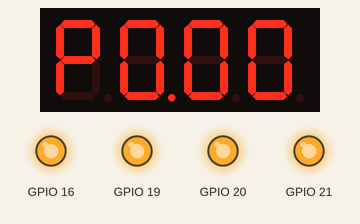
Simulated run of this program. Board: Raspberry Pi (BCM pin numbers). Parts: 4-digit seven-segment display, output pins drawn as LEDs (lit = HIGH). The segment pins are drawn as the display they are named for; pins used as bus, display or sensor lines are not drawn.

Above: at 0.27 s.
At 2.4 s:
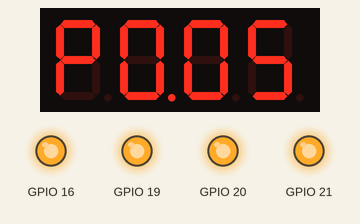
At 4.95 s:
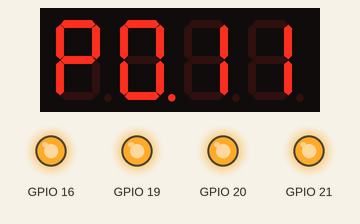
At 7.92 s:
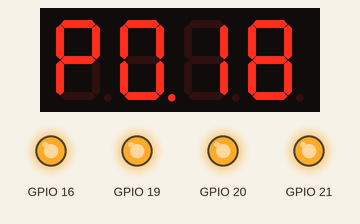
At 13.44 s:
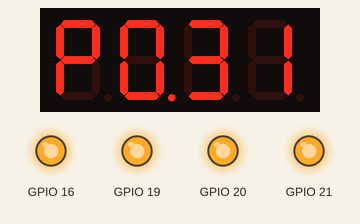
At 21.51 s:
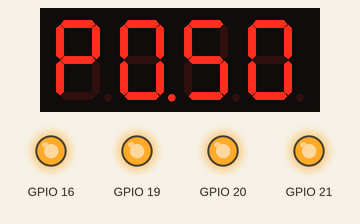

The program:

display_park.py
```python
# GPIO
import time
from time import sleep
from threading import Thread
import RPi.GPIO as GPIO

pinA = 24
pinB = 18
pinC = 5
pinD = 13
pinE = 26
pinF = 23
pinG = 12
pinDP = 6

D1 = 22
D2 = 27
D3 = 17
D4 = 4

D5 = 19
D6 = 21
D7 = 20
D8 = 16

digits2 = (D5, D6, D7, D8)

# code modified, tweaked and tailored from code by bertwert
# on RPi forum thread topic 91796
GPIO.setmode(GPIO.BCM)

# GPIO ports for the 7seg pins
segments = (pinA, pinB, pinC, pinD, pinE, pinF, pinG, pinDP)

for segment in segments:
    GPIO.setup(segment, GPIO.OUT)
    GPIO.output(segment, 0)

# GPIO ports for the digit 0-3 pins
digits1 = (D1, D2, D3, D4)

for digit in digits1:
    GPIO.setup(digit, GPIO.OUT)
    GPIO.output(digit, 1)

# GPIO ports for the digit 0-3 pins
digits2 = (D5, D6, D7, D8)

for digit in digits2:
    GPIO.setup(digit, GPIO.OUT)
    GPIO.output(digit, 1)

displays = (digits1, digits2)

# displayable characters

disChars = {
    '0': (1, 1, 1, 1, 1, 1, 0, 0),  # 0
    '1': (0, 1, 1, 0, 0, 0, 0, 0),  # 1
    '2': (1, 1, 0, 1, 1, 0, 1, 0),  # 2
    '3': (1, 1, 1, 1, 0, 0, 1, 0),  # 3
    '4': (0, 1, 1, 0, 0, 1, 1, 0),  # 4
    '5': (1, 0, 1, 1, 0, 1, 1, 0),  # 5
    '6': (1, 0, 1, 1, 1, 1, 1, 0),  # 6
    '7': (1, 1, 1, 0, 0, 0, 0, 0),  # 7
    '8': (1, 1, 1, 1, 1, 1, 1, 0),  # 8
    '9': (1, 1, 1, 1, 0, 1, 1, 0),  # 9
    'a': (1, 1, 1, 0, 1, 1, 1, 0),  # A/1
    'b': (0, 0, 1, 1, 1, 1, 1, 0),  # b/2
    'c': (0, 0, 0, 1, 1, 0, 1, 0),  # C/3
    'd': (0, 1, 1, 1, 1, 0, 1, 0),  # d/4
    'e': (1, 0, 0, 1, 1, 1, 1, 0),  # E/5
    'f': (1, 0, 0, 0, 1, 1, 1, 0),  # F/6
    'g': (1, 0, 1, 1, 1, 1, 0, 0),  # G/7
    'h': (0, 1, 1, 0, 1, 1, 1, 0),  # H/8
    'i': (0, 1, 1, 0, 0, 0, 0, 0),  # I/9
    'j': (0, 1, 1, 1, 1, 0, 0, 0),  # J/10
    'l': (0, 0, 0, 1, 1, 1, 0, 0),  # L/11
    'n': (0, 0, 1, 0, 1, 0, 1, 0),  # n/12
    'o': (0, 0, 1, 1, 1, 0, 1, 0),  # o/13
    'p': (1, 1, 0, 0, 1, 1, 1, 0),  # P/14
    'q': (1, 1, 1, 0, 0, 1, 1, 0),  # q/15
    'r': (0, 0, 0, 0, 1, 0, 1, 0),  # r/16
    's': (1, 0, 1, 1, 0, 1, 1, 0),  # S/17   looks like number 5
    't': (0, 0, 0, 1, 1, 1, 1, 0),  # t/18
    'u': (0, 1, 1, 1, 1, 1, 0, 0),  # U/19
    'y': (0, 1, 1, 1, 0, 1, 1, 0),  # y/20
    '.': (0, 0, 0, 0, 0, 0, 0, 1),  # .
    '-': (0, 0, 0, 0, 0, 0, 1, 0),  # dash/negative
    '_': (0, 0, 0, 1, 0, 0, 0, 0),  # underscore
    '[': (1, 0, 0, 1, 1, 1, 0, 0),  # [
    ']': (1, 1, 1, 1, 0, 0, 0, 0),  # ]
    '?': (1, 1, 0, 0, 1, 0, 1, 0),  # ?
    ' ': (0, 0, 0, 0, 0, 0, 0, 0)  # blank
}


def displayPark(level: int, number: int, display=0):
    displayText(f"P{level % 10}{number:02d}", [0, 1, 0, 0], selectedDisplay = display)


def displayText(text, dots=[0, 0, 0, 0], selectedDisplay=1):
    s = text.lower() + ("_" * 4)
    # print(s)
    # char is the current char being displayed
    # dot is if the dot has to be diaplayed or not
    # digit is where the char is being displayed
    for char, dot, digit in zip(s, dots, displays[selectedDisplay]):
        displayDigit(char, dot)
        GPIO.output(digit, 0)
        time.sleep(0.001)
        GPIO.output(digit, 1)
"""
    for digit in range(4):
        displayDigit(s[digit], dots[digit])
        GPIO.output(digits1[digit], 0)
        time.sleep(0.001)
        GPIO.output(digits1[digit], 1)
"""

def displayDigit(char, dot):
    for loop in range(0, 7):
        GPIO.output(segments[loop], disChars[char][loop])
        if (dot):
            GPIO.output(pinDP, 1)
        else:
            GPIO.output(pinDP, 0)


def closeDisplay():
    GPIO.cleanup()


if __name__ == "__main__":
    try:
        while True:
            for level in range(2):
                for occupied in range(51):
                    for _ in range(100):
                        displayPark(level, occupied)
            #displayText("p150", [0, 1, 0, 0])
    finally:
        GPIO.cleanup()
```

Measured:
- what the display in image 0 shows lasts 0.4 s, from 0.1 s to 0.5 s
- what the display in image 4 shows lasts 0.5 s, from 13.2 s to 13.7 s
